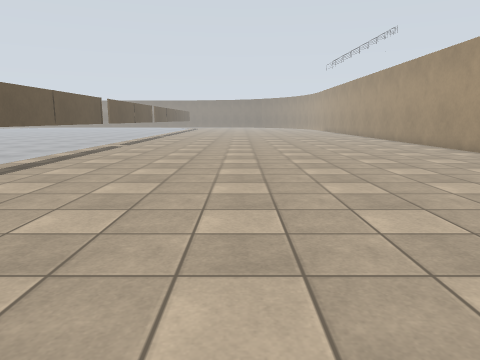
View 1 (above)

12 first-person views from a walk through a robot-simulator world made for Gazebo. The camera is 1.2 m above the floor, tilts 10° down and sees 70° across. The floor is counted in squares, 1 m on a side. Each view is taken from the middle of a square. On the plan, view 1 faces up. The plan holds only what a view shows up to about 14 squares ahead; the rest is blank. The place goes on beyond the plan.

View 2
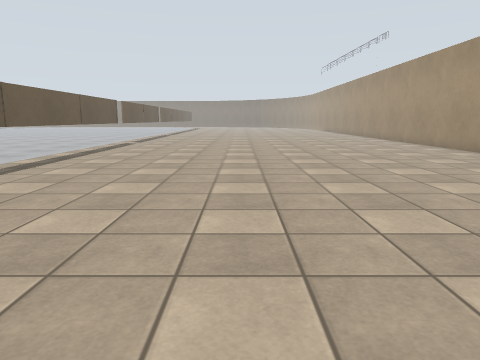

View 3
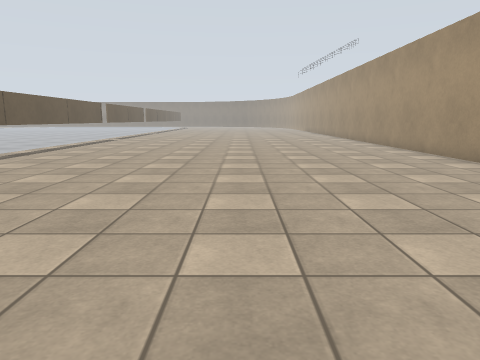

View 4
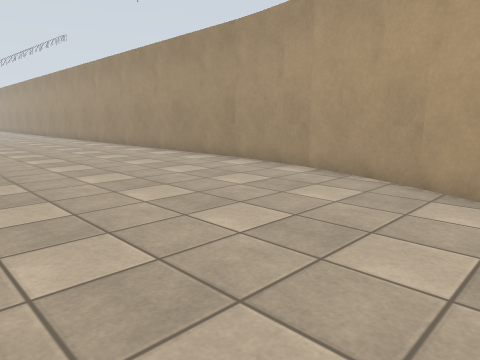

View 5
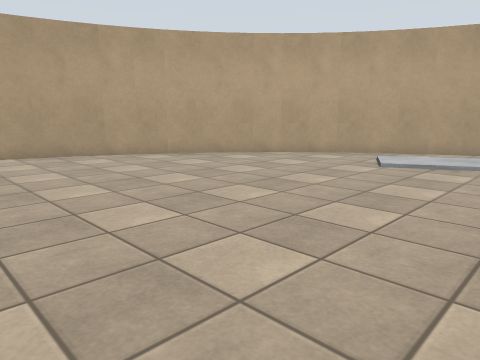

View 6
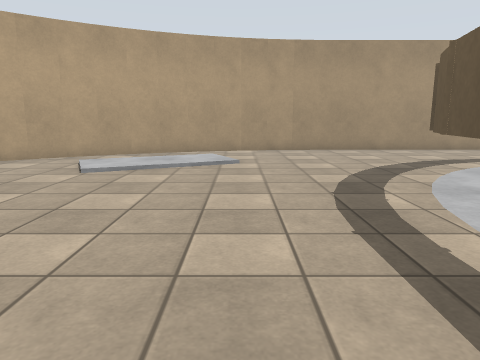

View 7
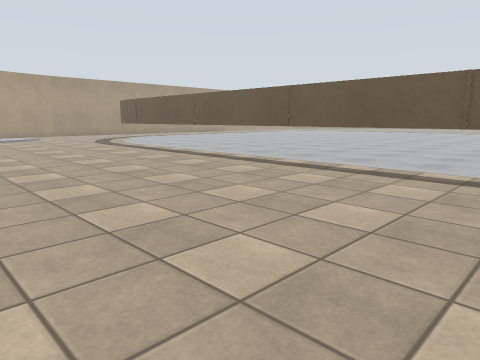

View 8
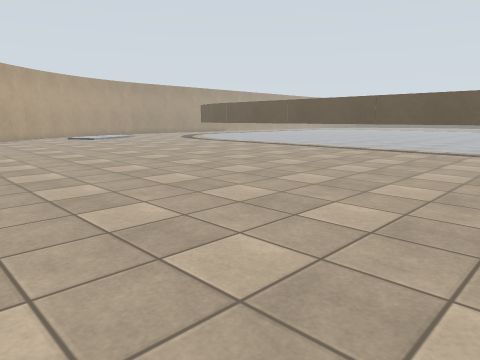

View 9
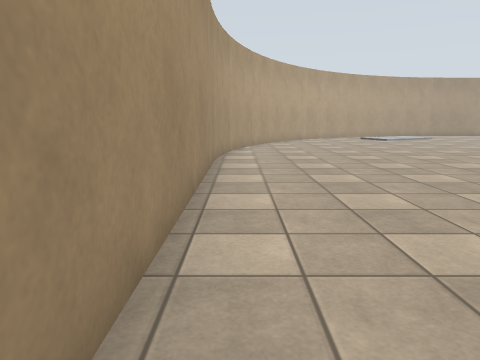

View 10
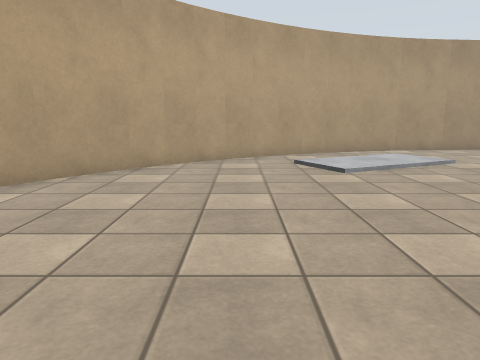

View 11
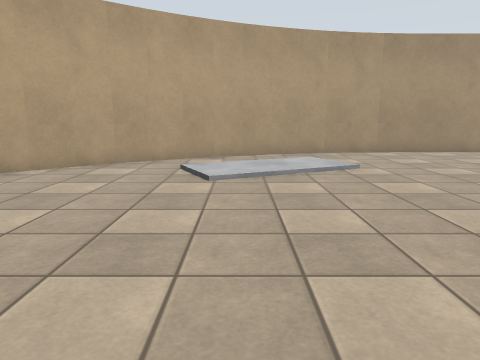

View 12
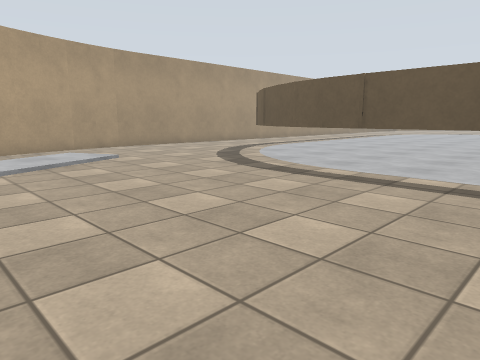

### Floor plan
Key: @ floor where view 1 was taken; # wall or solid block; . floor; T thing the floor can be seen under or through.
Columns run from 14 left of view 1 to 9 right of it. Each row starts with its distance up from view 1.
 14      ...T..............#
 13      ...T..............#
 12    .....T..............#
 11  .......T..............#
 10  .......T..............#
  9   ......T..............#
  8    .....T..............#
  7     ....T..............#
  6      ...T..............#
  5       ..T..............#
  4        .T..............#
  3         #..............#
  2         #..............#
  1        .T..............#
  0   ......T.....@........#
 -1 ........T.............##
 -2 ........T.............#
 -3  ......T..............#
 -4   .....T.............##
 -5    ....T.............#
 -6     ..T.............##
 -7     .T.............##
 -8      ........ ....##
 -9    ........   ...##
-10   .........  ...##
-11   ............###
-12  ..........####
-13 ############

Where each view was taken, in squares from view 1:
view 1: 0 up, 0 right, facing up
view 2: 2 down, 0 right, facing up
view 3: 5 down, 2 right, facing up
view 4: 5 down, 1 right, facing up-right
view 5: 2 up, 4 left, facing down-right
view 6: 1 up, 4 left, facing down
view 7: 14 up, 2 right, facing down-left
view 8: 14 up, 8 right, facing down-left
view 9: 13 up, 8 right, facing down
view 10: 1 up, 2 right, facing down
view 11: 0 up, 1 left, facing down
view 12: 2 up, 1 right, facing down-left
